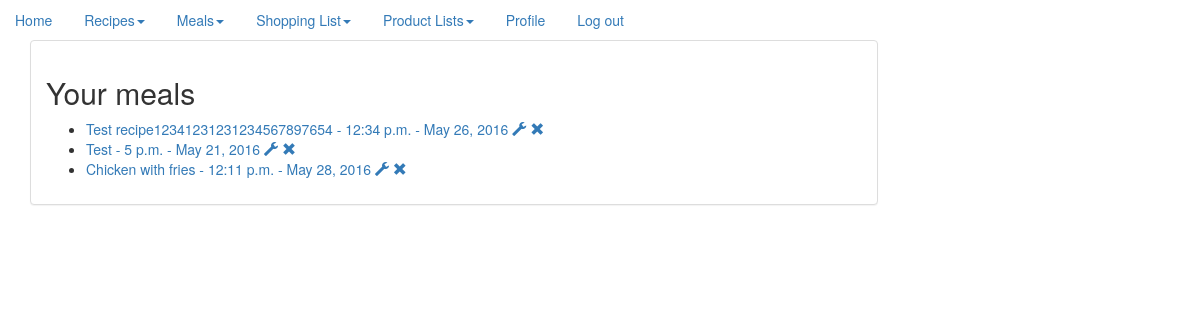
/meals/ (signed in), run on the app's committed database.
### recipe/models.py (models this page shows, shortened)
class Meal(models.Model):
    name = models.ForeignKey(Recipe)
    user = models.ForeignKey(User, on_delete=models.CASCADE)
    date = models.DateField(default=datetime.date.today)
    yields = models.IntegerField()
    time = models.TimeField()
    event = models.CharField(max_length=1024, blank=True)
    def __str__(self):
        return self.name.name

class Recipe(models.Model):
    name = models.CharField(max_length=200)
    user = models.ForeignKey(User, on_delete=models.CASCADE)
    ingredients = models.ManyToManyField(Ingredient)
    description = models.CharField(max_length=100, blank=True)
    recipe_steps = models.CharField(max_length=1000)
    yields = models.IntegerField()
    date = models.DateField(default=datetime.date.today)
    global_access = models.BooleanField(default=True)
    card = models.CharField(max_length=1024, blank=True)
    class Meta:
        ordering = ["-name"]

### website/views.py (the view)
# urls.py: url(r'^meals/', ShowAllMeals.as_view()),
class ShowAllMeals(LoginRequiredMixin, ListView):
    context_object_name = 'meal'
    queryset = Meal.objects.all()
    def get_context_data(self, **kwargs):
        queryset = Meal.objects.filter(user=self.request.user)
        context = {
            'paginator': None,
            'page_obj': None,
            'is_paginated': False,
            'object_list': queryset,
        }
        context.update(kwargs)
        return context

### templates/recipe/meal_list.html
{% extends "base.html" %}
{% block content %}
    <h2>Your meals</h2>
    <ul>
        {% for recipe in object_list %}
            <li><a href="/meal/{{ recipe.id }}">{{ recipe }} - {{ recipe.time }} - {{ recipe.date }}</a>
                <a href="/edit_meal/{{ recipe.id }}"><span class="glyphicon glyphicon glyphicon-wrench"
                                                           aria-hidden="true"></span></a>
                <a href="/delete_meal/{{ recipe.id }}"><span class="glyphicon glyphicon glyphicon-remove"
                                                             aria-hidden="true"></span></a>
            </li>
        {% endfor %}
    </ul>
{% endblock %}

### data on the page
Meal: name.name "Test recipe12341231231234567897654", time "12:34 p.m.", date "May 26, 2016"
Meal: name.name "Test", time "5 p.m.", date "May 21, 2016"
Meal: name.name "Chicken with fries", time "12:11 p.m.", date "May 28, 2016"
